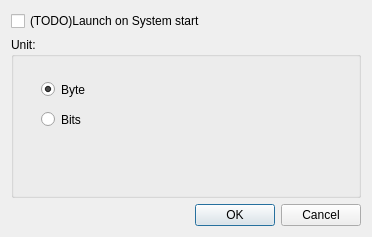
<?xml version="1.0" encoding="UTF-8"?>
<ui version="4.0">
 <class>DlgConfig</class>
 <widget class="QDialog" name="DlgConfig">
  <property name="windowModality">
   <enum>Qt::ApplicationModal</enum>
  </property>
  <property name="geometry">
   <rect>
    <x>0</x>
    <y>0</y>
    <width>368</width>
    <height>237</height>
   </rect>
  </property>
  <property name="windowTitle">
   <string>Config</string>
  </property>
  <property name="windowIcon">
   <iconset resource="../Ressources.qrc">
    <normaloff>:/GFX/config.png</normaloff>:/GFX/config.png</iconset>
  </property>
  <layout class="QVBoxLayout" name="verticalLayout">
   <item>
    <widget class="QCheckBox" name="cbAutoStart">
     <property name="text">
      <string>(TODO)Launch on System start</string>
     </property>
    </widget>
   </item>
   <item>
    <widget class="QGroupBox" name="gbUnit">
     <property name="minimumSize">
      <size>
       <width>350</width>
       <height>150</height>
      </size>
     </property>
     <property name="title">
      <string>Unit:</string>
     </property>
     <widget class="QRadioButton" name="rbByte">
      <property name="geometry">
       <rect>
        <x>30</x>
        <y>40</y>
        <width>135</width>
        <height>25</height>
       </rect>
      </property>
      <property name="text">
       <string>Byte</string>
      </property>
      <property name="checked">
       <bool>true</bool>
      </property>
     </widget>
     <widget class="QRadioButton" name="rbBits">
      <property name="geometry">
       <rect>
        <x>30</x>
        <y>70</y>
        <width>135</width>
        <height>25</height>
       </rect>
      </property>
      <property name="text">
       <string>Bits</string>
      </property>
     </widget>
    </widget>
   </item>
   <item>
    <widget class="QDialogButtonBox" name="buttonBox">
     <property name="orientation">
      <enum>Qt::Horizontal</enum>
     </property>
     <property name="standardButtons">
      <set>QDialogButtonBox::Cancel|QDialogButtonBox::Ok</set>
     </property>
    </widget>
   </item>
  </layout>
 </widget>
 <resources>
  <include location="../Ressources.qrc"/>
 </resources>
 <connections>
  <connection>
   <sender>buttonBox</sender>
   <signal>accepted()</signal>
   <receiver>DlgConfig</receiver>
   <slot>accept()</slot>
   <hints>
    <hint type="sourcelabel">
     <x>248</x>
     <y>254</y>
    </hint>
    <hint type="destinationlabel">
     <x>157</x>
     <y>274</y>
    </hint>
   </hints>
  </connection>
  <connection>
   <sender>buttonBox</sender>
   <signal>rejected()</signal>
   <receiver>DlgConfig</receiver>
   <slot>reject()</slot>
   <hints>
    <hint type="sourcelabel">
     <x>316</x>
     <y>260</y>
    </hint>
    <hint type="destinationlabel">
     <x>286</x>
     <y>274</y>
    </hint>
   </hints>
  </connection>
 </connections>
</ui>
